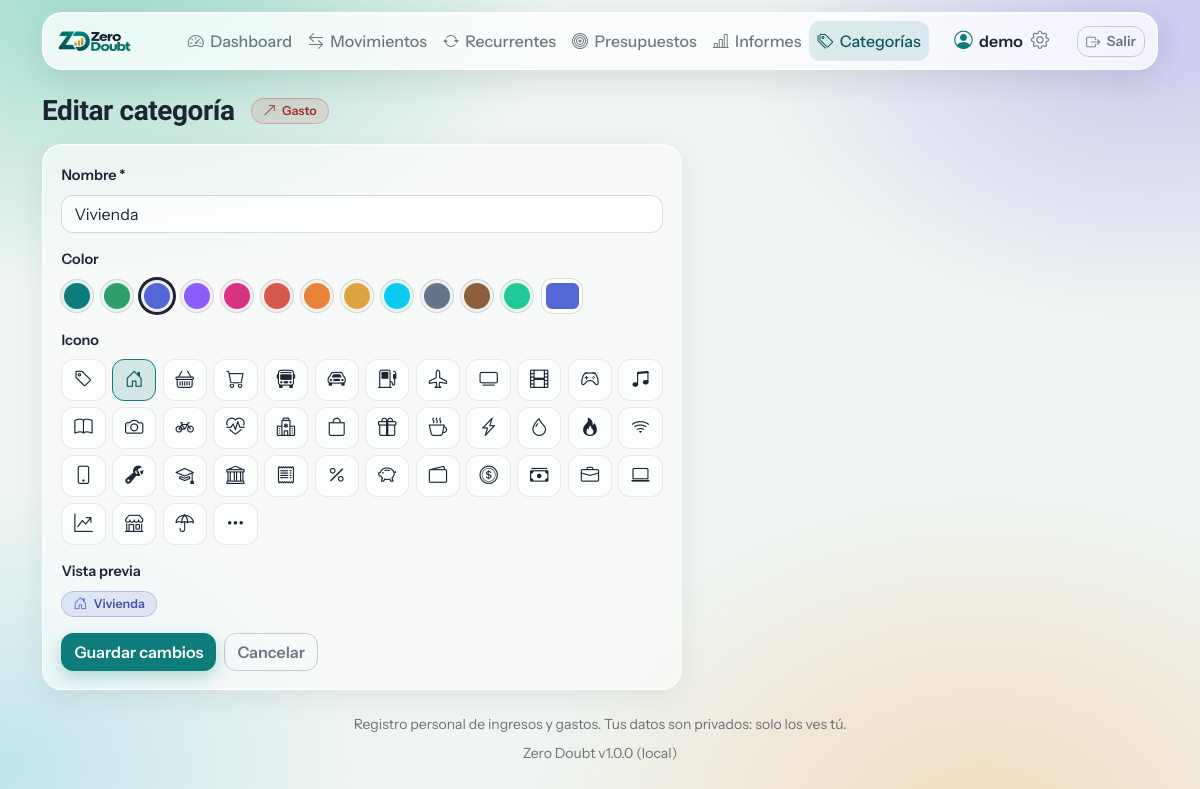
/categories/1/edit (signed in), run on the app's committed database.
### tables this page shows
CREATE TABLE IF NOT EXISTS categories (
    id                  INT UNSIGNED NOT NULL AUTO_INCREMENT,
    user_id             INT UNSIGNED NOT NULL,
    type                ENUM('income','expense') NOT NULL,
    name                VARCHAR(100) NOT NULL,
    color               CHAR(7) NOT NULL DEFAULT '#64748b',
    icon                VARCHAR(40) NOT NULL DEFAULT 'tag',
    default_withholding DECIMAL(5,2) NULL,
    created_at          TIMESTAMP NOT NULL DEFAULT CURRENT_TIMESTAMP,
    updated_at          TIMESTAMP NOT NULL DEFAULT CURRENT_TIMESTAMP ON UPDATE CURRENT_TIMESTAMP,
    PRIMARY KEY (id),
    CONSTRAINT uq_categories_user_type_name UNIQUE (user_id, type, name),
    CONSTRAINT fk_categories_user FOREIGN KEY (user_id)
        REFERENCES users (id) ON DELETE RESTRICT ON UPDATE CASCADE
);

### core/View.php (called while the page is built, shortened)
<?php
final class View
{
    public static function render(string $__template, array $__data = []): void
    {
        extract($__data, EXTR_SKIP);
        require BASE_PATH . "/views/$__template.php";
        require BASE_PATH . '/views/layout.php';
    }
}

### controllers/BaseController.php (called while the page is built, shortened)
<?php
abstract class BaseController
{
    protected function render(string $view, array $data = [], int $status = 200): void
    {
        View::render($view, $data);
    }
}

### controllers/CategoryController.php (called while the page is built, shortened)
<?php
final class CategoryController extends BaseController
{
    public function edit(string $id): void
    {
        $row = Category::find((int) $id) ?? $this->notFound();
        $values = $this->formValues($row);
        $values['default_withholding'] = form_decimal($values['default_withholding']);
        $this->form($values, [], (int) $id);
    }
    private function form(array $item, array $errors, ?int $id, int $status = 200): void
    {
        $this->render('categories/form', [
            'title'  => $id ? t('Editar categoría') : t('Nueva categoría'),
            'item'   => $item,
            'errors' => $errors,
            'id'     => $id,
        ], $status);
    }
}

### public/index.php (called while the page is built, shortened)
<?php
require BASE_PATH . '/core/helpers.php';
$method = $_SERVER['REQUEST_METHOD'] ?? 'GET';
$router = new Router();
foreach (require BASE_PATH . '/config/routes.php' as [$m, $routePath, $handler]) {
    $router->add($m, $routePath, $handler);
}
$router->dispatch($method, $_SERVER['REQUEST_URI'] ?? '/');

### core/Database.php (called while the page is built, shortened)
<?php
final class Database
{
    private static ?PDO $pdo = null;
    public static function pdo(): PDO
    {
        if (self::$pdo === null) {
            $d = config('db');
            $dsn = sprintf('mysql:host=%s;port=%d;dbname=%s;charset=utf8mb4', $d['host'], $d['port'], $d['name']);
            self::$pdo = new PDO($dsn, $d['user'], $d['pass'], [
                PDO::ATTR_ERRMODE            => PDO::ERRMODE_EXCEPTION,
                PDO::ATTR_DEFAULT_FETCH_MODE => PDO::FETCH_ASSOC,
                PDO::ATTR_EMULATE_PREPARES   => false,
            ]);
        }
        return self::$pdo;
    }
    public static function query(string $sql, array $params = []): PDOStatement
    {
        $st = self::pdo()->prepare($sql);
        $st->execute($params);
        return $st;
    }
    public static function one(string $sql, array $params = []): ?array
    {
        $row = self::query($sql, $params)->fetch();
        return $row === false ? null : $row;
    }
}

### models/Category.php (called while the page is built, shortened)
<?php
final class Category
{
    public static function find(int $id): ?array
    {
        return Database::one('SELECT * FROM categories WHERE id = :id AND user_id = :u', ['id' => $id, 'u' => Auth::id()]);
    }
}

### core/I18n.php (called while the page is built, shortened)
<?php
final class I18n
{
    private static array $dict = [];
    public static function set(string $lang): void
    {
        self::$dict = $lang === 'es' ? [] : (require BASE_PATH . "/lang/$lang.php");
    }
    public static function tr(string $key, array $vars = []): string
    {
        $text = self::$dict[$key] ?? $key;
        return $vars ? vsprintf($text, $vars) : $text;
    }
}

### views/categories/form.php (the view, shortened to what this page needs)
<?php
$action = $id ? "/categories/$id" : '/categories';
?>
<div class="d-flex flex-wrap align-items-center gap-3 mb-3">
    <h1 class="h3 mb-0"><?= e($title) ?></h1>
    <?= type_badge((string) $item['type']) ?>
</div>
<form method="post" action="<?= e($action) ?>" class="card card-body" novalidate style="max-width:640px" id="category-form">
    <div class="mb-3">
        <label class="form-label" for="name"><?= t('Nombre *') ?></label>
        <input type="text" id="name" name="name" maxlength="100" class="form-control<?= invalid($errors, 'name') ?>" value="<?= e($item['name']) ?>" required>
    </div>
    <div class="mb-3">
        <label class="form-label d-block"><?= t('Color') ?></label>
        <div class="swatches">
            <?php foreach (CATEGORY_COLORS as $col): ?>
                <button type="button" class="swatch" data-color="<?= e($col) ?>" style="--sw:<?= e($col) ?>" aria-label="<?= e($col) ?>"></button>
            <?php endforeach; ?>
            <input type="color" id="color" name="color" value="<?= e($item['color']) ?>" class="form-control form-control-color" title="<?= e(t('Elegir otro color')) ?>">
        </div>
    </div>
    <div class="mb-3">
        <label class="form-label d-block"><?= t('Icono') ?></label>
        <div class="icon-grid">
            <?php foreach (CATEGORY_ICONS as $ic): ?>
                <label class="icon-opt" title="<?= e($ic) ?>">
                    <span><i class="bi bi-<?= e($ic) ?>"></i></span>
                </label>
            <?php endforeach; ?>
        </div>
    </div>
    <div class="mb-3">
        <span class="form-label d-block"><?= t('Vista previa') ?></span>
        <span id="category-preview"><?= category_badge($item['name'] !== '' ? $item['name'] : t('Categoría'), $item['color'], $item['icon']) ?></span>
    </div>
    <div class="d-flex gap-2">
        <button class="btn btn-primary"><?= e(t($id ? 'Guardar cambios' : 'Crear categoría')) ?></button>
        <a class="btn btn-outline-secondary" href="/categories"><?= t('Cancelar') ?></a>
    </div>
</form>

### core/helpers.php (shortened to what this page needs)
<?php
function e(mixed $v): string
{
    return htmlspecialchars((string) $v, ENT_QUOTES | ENT_SUBSTITUTE, 'UTF-8');
}
function t(string $key, array $vars = []): string
{
    return I18n::tr($key, $vars);
}
function type_badge(string $type): string
{
    $inc = $type === 'income';
    return '<span class="badge badge-op badge-op-' . ($inc ? 'income' : 'expense') . '"><i class="bi '
        . ($inc ? 'bi-arrow-down-left' : 'bi-arrow-up-right') . '"></i>' . e(t($inc ? 'Ingreso' : 'Gasto')) . '</span>';
}
function invalid(array $errors, string $field): string
{
    return isset($errors[$field]) ? ' is-invalid' : '';
}

### core/Router.php (shortened to what this page needs)
<?php
final class Router
{
    private array $routes = [];
    public function add(string $method, string $path, array $handler): void
    {
        $regex = '#^' . preg_replace('#\{(\w+)\}#', '(?P<$1>\d+)', $path) . '$#';
        $this->routes[] = [$method, $regex, $handler];
    }
    public function dispatch(string $method, string $uri): void
    {
        $path = parse_url($uri, PHP_URL_PATH) ?: '/';
        $path = $path === '/' ? '/' : rtrim($path, '/');
        foreach ($this->routes as [$m, $regex, $handler]) {
            if ($m === $method && preg_match($regex, $path, $matches)) {
                $params = array_filter($matches, 'is_string', ARRAY_FILTER_USE_KEY);
                [$class, $action] = $handler;
                (new $class())->$action(...$params);
                return;
            }
        }
    }
}

### public/static/css/app.css (style rules this page uses)
:root { --ink: #1d2433; --ink-soft: rgba(29, 36, 51, .62); --petrol: #0e7c7b; --petrol-deep: #0a5a5c; --gold: #d9a441; --glass: rgba(255, 255, 255, .58); --glass-strong: rgba(255, 255, 255, .78); --glass-edge: rgba(255, 255, 255, .75); --line: rgba(29, 36, 51, .09); --radius-lg: 1.25rem; --radius-md: .75rem; --font-display: "Bricolage Grotesque", "Instrument Sans", system-ui, sans-serif; --bs-body-font-family: "Instrument Sans", system-ui, -apple-system, "Segoe UI", sans-serif; --bs-body-color: var(--ink); --bs-secondary-color: var(--ink-soft); --bs-link-color: var(--petrol-deep); --bs-link-hover-color: var(--petrol); --bs-link-color-rgb: 10, 90, 92; }
html { -webkit-text-size-adjust: 100%; }
body { min-height: 100vh; background: #eaf3ef; padding-left: env(safe-area-inset-left, 0); padding-right: env(safe-area-inset-right, 0); }
body::before { content: ""; position: fixed; inset: 0; z-index: -1; background: radial-gradient(48rem 34rem at 8% -6%, rgba(86, 196, 170, .55), transparent 62%), radial-gradient(42rem 30rem at 96% 4%, rgba(160, 150, 235, .45), transparent 60%), radial-gradient(46rem 34rem at 82% 104%, rgba(246, 196, 140, .50), transparent 62%), radial-gradient(36rem 28rem at 0% 96%, rgba(120, 205, 225, .38), transparent 62%), #eef4f1; }
h1, .h3 { font-family: var(--font-display); font-weight: 650; letter-spacing: -.015em; overflow-wrap: anywhere; }
.bi { display: inline-block; flex-shrink: 0; line-height: 1; vertical-align: -.125em; }
.btn, .nav-link { white-space: nowrap; }
.card { min-width: 0; background: var(--glass); border: 1px solid var(--glass-edge); border-radius: var(--radius-lg); box-shadow: 0 8px 28px rgba(29, 36, 51, .07), inset 0 1px 0 rgba(255, 255, 255, .6); -webkit-backdrop-filter: blur(16px) saturate(1.4); backdrop-filter: blur(16px) saturate(1.4); }
.card-body { padding: 1.1rem 1.15rem; }
.btn { border-radius: var(--radius-md); font-weight: 600; transition: background-color .15s, border-color .15s, box-shadow .15s, color .15s; }
.btn-primary { --bs-btn-bg: var(--petrol); --bs-btn-border-color: var(--petrol); --bs-btn-color: #fff; --bs-btn-hover-bg: var(--petrol-deep); --bs-btn-hover-border-color: var(--petrol-deep); --bs-btn-hover-color: #fff; --bs-btn-active-bg: #084a4c; --bs-btn-active-border-color: #084a4c; --bs-btn-disabled-bg: var(--petrol); --bs-btn-disabled-border-color: var(--petrol); box-shadow: 0 6px 16px rgba(14, 124, 123, .28); }
.btn-outline-secondary { --bs-btn-color: var(--ink-soft); --bs-btn-border-color: rgba(29, 36, 51, .22); --bs-btn-hover-bg: rgba(29, 36, 51, .08); --bs-btn-hover-border-color: rgba(29, 36, 51, .3); --bs-btn-hover-color: var(--ink); --bs-btn-active-bg: rgba(29, 36, 51, .12); --bs-btn-active-color: var(--ink); }
.form-label { font-weight: 600; font-size: .9rem; }
.form-control, .form-select { min-width: 0; background-color: rgba(255, 255, 255, .72); border: 1px solid rgba(29, 36, 51, .14); border-radius: var(--radius-md); }
:root { --income: #1f7a4f; --expense: #c0463a; }
.badge-op { display: inline-flex; align-items: center; gap: .35rem; border-radius: 999px; padding: .32rem .7rem; font-weight: 600; font-size: .78rem; white-space: nowrap; }
.badge-op .bi { font-size: .85rem; margin: 0; }
.badge-op-expense { background: rgba(209, 88, 75, .13); color: #9b3329; border: 1px solid rgba(209, 88, 75, .35); }
.swatches { display: flex; flex-wrap: wrap; align-items: center; gap: .5rem; }
.swatch { width: 2rem; height: 2rem; padding: 0; border-radius: 50%; border: 3px solid rgba(255, 255, 255, .9); background: var(--sw); box-shadow: 0 0 0 1px rgba(29, 36, 51, .18); cursor: pointer; }
.swatch.active { box-shadow: 0 0 0 3px var(--ink); }
.form-control-color { width: 2.6rem; height: 2.2rem; padding: .2rem; }
.icon-grid { display: grid; grid-template-columns: repeat(auto-fill, minmax(2.6rem, 1fr)); gap: .4rem; }
.icon-opt { position: relative; margin: 0; cursor: pointer; }
.icon-opt span { display: flex; align-items: center; justify-content: center; height: 2.6rem; border-radius: var(--radius-md); border: 1px solid var(--line); background: rgba(255, 255, 255, .6); font-size: 1.15rem; transition: background-color .15s, border-color .15s; }
.icon-opt span .bi { margin: 0; }
.icon-opt input:checked + span { background: rgba(14, 124, 123, .16); border-color: var(--petrol); color: var(--petrol-deep); }

### data on the page
categories: type "Gasto", name "Vivienda", color "#5566d6"

### other printed values
t($label) "Dashboard"
t($label) "Movimientos"
t($label) "Recurrentes"
t($label) "Presupuestos"
t($label) "Informes"
t($label) "Categorías"
